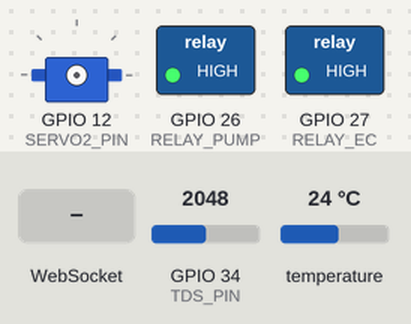
A sketch run on a simulated ESP32. On the bench: servo, switched loads named in the sketch (green lamp = pin HIGH). The test bench sets the inputs (shaded band); at power-on: GPIO 34 (TDS_PIN) = 2048, temperature 24 °C. WiFi joins after 1.5 s; servers stay silent unless stated; pins used as bus, display or sensor lines are not drawn.

Above: at 1.2 s.
1.3 s: WebSocket text "ROTATE_POD" received
At 2.22 s:
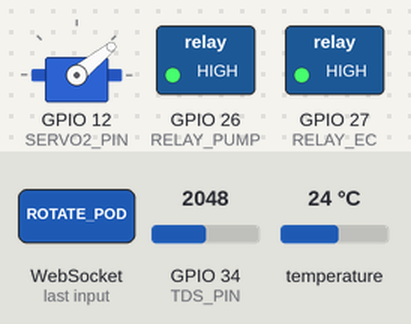
At 2.9 s:
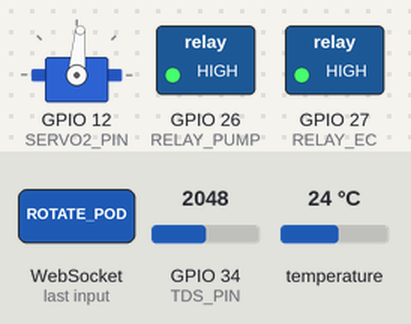
Timing chart, 0 to 8.3 s (numbered marks = the images above; inputs shaded):
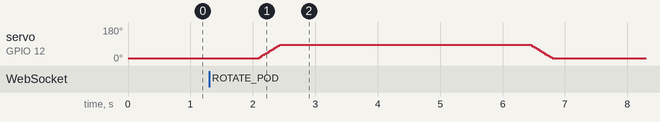

The sketch:

esp32-code.ino
```cpp
#include <WiFi.h>
#include <WebSocketsServer.h>
#include <ESP32Servo.h>
#include <OneWire.h>
#include <DallasTemperature.h>

// --- PINS ---
#define TDS_PIN         34
#define ONE_WIRE_BUS    4
#define RELAY_PUMP      26   // Active LOW relay channel 1: 12V Pump
#define RELAY_EC        27   // Active LOW relay channel 2: 12V Graphite/Mesh Electrodes
#define SERVO1_PIN      13   // Backpressure valve (20..70 deg)
#define SERVO2_PIN      12   // Carousel chute cutoff (15=OPEN, 85=CLOSED)
#define SERVO3_PIN      14   // Clean Tank B gate (15=OPEN, 85=CLOSED)
#define SERVO4_PIN      25   // Recirculate Tank A gate (15=OPEN, 85=CLOSED)
#define STEP_IN1        18
#define STEP_IN2        19
#define STEP_IN3        21
#define STEP_IN4        22
#define UNO_TX_PIN      17   // Connects to Arduino Uno Pin 10 (RX)
#define UNO_RX_PIN      16

const char* AP_SSID = "HYLEX_COMMAND_CENTER";
const char* AP_PASS = "hylex2026";

WebSocketsServer webSocket = WebSocketsServer(81);
OneWire oneWire(ONE_WIRE_BUS);
DallasTemperature tempSensor(&oneWire);
Servo servos[4];
const int servoPins[4] = {SERVO1_PIN, SERVO2_PIN, SERVO3_PIN, SERVO4_PIN};
int currentAngles[4]   = {20, 15, 85, 15};

enum SystemState {
  STATE_WAITING_CONNECT = 0, // Waiting for laptop WebSocket
  STATE_CONNECTED_STANDBY,   // Connected! Waiting for user to click START on laptop
  STATE_PRE_COAGULATION,     // Stage 1: 30s Electro-Coagulation in Tank A (Pump OFF, EC ON)
  STATE_ACTIVE_SEPARATION,   // Stage 2: Pump ON + Vortex + Edge-AI/Ollama Routing
  STATE_POD_ROTATING         // Indexing 3-Slot Carousel 120 deg
};

SystemState sysState = STATE_WAITING_CONNECT;
uint8_t connectedClients = 0;
unsigned long stateStartMs = 0;
unsigned long lastTelemetryMs = 0;
const unsigned long PRE_COAG_DURATION_MS = 30000; // 30 sec pre-coagulation before pumping

float currentTemp = 25.0;
float currentTDS  = 1450.0;
float podLoadPct  = 0.0;
int activePod     = 1;
String aiReason   = "Standby - Waiting for Web Start";

// Anti-brownout staggered servo mover: moves 1 servo smoothly, then detaches PWM
void moveServoSmooth(int idx, int targetAngle) {
  targetAngle = constrain(targetAngle, 15, 85);
  if (currentAngles[idx] == targetAngle) return;
  servos[idx].attach(servoPins[idx], 500, 2400);
  int step = (targetAngle > currentAngles[idx]) ? 3 : -3;
  for (int a = currentAngles[idx]; (step > 0) ? (a < targetAngle) : (a > targetAngle); a += step) {
    servos[idx].write(a);
    delay(15);
  }
  servos[idx].write(targetAngle);
  delay(120);
  servos[idx].detach(); // Stops holding current so TFT screen NEVER flickers/whites out!
  currentAngles[idx] = targetAngle;
  delay(150);           // Gap before next servo can move
}

void setRelays(bool pumpOn, bool ecOn) {
  digitalWrite(RELAY_PUMP, pumpOn ? LOW : HIGH);
  digitalWrite(RELAY_EC,   ecOn   ? LOW : HIGH);
}

void rotateCarousel120() {
  sysState = STATE_POD_ROTATING;
  moveServoSmooth(1, 85); // Pinch chute closed
  const int seq[8][4] = {
    {1,0,0,0},{1,1,0,0},{0,1,0,0},{0,1,1,0},
    {0,0,1,0},{0,0,1,1},{0,0,0,1},{1,0,0,1}
  };
  for (int s = 0; s < 3072; s++) {
    int p = s % 8;
    digitalWrite(STEP_IN1, seq[p][0]);
    digitalWrite(STEP_IN2, seq[p][1]);
    digitalWrite(STEP_IN3, seq[p][2]);
    digitalWrite(STEP_IN4, seq[p][3]);
    delayMicroseconds(1200);
  }
  digitalWrite(STEP_IN1, 0); digitalWrite(STEP_IN2, 0);
  digitalWrite(STEP_IN3, 0); digitalWrite(STEP_IN4, 0);
  activePod = (activePod % 3) + 1;
  podLoadPct = 0.0;
  moveServoSmooth(1, 15); // Reopen chute
  sysState = STATE_ACTIVE_SEPARATION;
}

void readSensors() {
  tempSensor.requestTemperatures();
  float t = tempSensor.getTempCByIndex(0);
  if (t > 5.0 && t < 60.0) currentTemp = t;

  // 10-sample median/average filter to stop TDS jumping
  long sum = 0;
  for (int i = 0; i < 10; i++) { sum += analogRead(TDS_PIN); delay(2); }
  float voltage = (sum / 10.0) * (3.3 / 4095.0);
  float ec25 = voltage / (1.0 + 0.02 * (currentTemp - 25.0));
  float rawTds = (133.42 * ec25 * ec25 * ec25 - 255.86 * ec25 * ec25 + 857.39 * ec25) * 0.5;
  if (rawTds > 50.0) currentTDS = (0.8 * currentTDS) + (0.2 * rawTds);
}

void onWebSocketEvent(uint8_t num, WStype_t type, uint8_t * payload, size_t length) {
  if (type == WStype_CONNECTED) {
    connectedClients++;
    if (sysState == STATE_WAITING_CONNECT) {
      sysState = STATE_CONNECTED_STANDBY;
      Serial2.println("EVENT:CONNECTED"); // Triggers 1-sec animation on Uno TFT!
    }
  } else if (type == WStype_DISCONNECTED) {
    if (connectedClients > 0) connectedClients--;
    if (connectedClients == 0) {
      setRelays(false, false);
      sysState = STATE_WAITING_CONNECT;
      Serial2.println("EVENT:WAITING");
    }
  } else if (type == WStype_TEXT) {
    String msg = String((char*)payload);
    if (msg.indexOf("START_PROCESS") >= 0) {
      sysState = STATE_PRE_COAGULATION;
      stateStartMs = millis();
      setRelays(false, true); // Stage 1: ONLY Electrodes ON, Pump OFF!
      aiReason = "Stage 1: Pre-Coagulating Mg/Ca Ions (30s)";
    } else if (msg.indexOf("STOP_PROCESS") >= 0) {
      setRelays(false, false);
      sysState = STATE_CONNECTED_STANDBY;
      aiReason = "Process Paused by Operator";
    } else if (msg.indexOf("OLLAMA_BACKPRESSURE:") >= 0) {
      int ang = msg.substring(msg.indexOf(":") + 1).toInt();
      moveServoSmooth(0, ang);
    } else if (msg.indexOf("ROTATE_POD") >= 0) {
      rotateCarousel120();
    }
  }
}

void setup() {
  Serial.begin(115200);
  Serial2.begin(9600, SERIAL_8N1, UNO_RX_PIN, UNO_TX_PIN);
  pinMode(RELAY_PUMP, OUTPUT); pinMode(RELAY_EC, OUTPUT);
  setRelays(false, false); // Everything OFF at boot!
  pinMode(STEP_IN1, OUTPUT); pinMode(STEP_IN2, OUTPUT);
  pinMode(STEP_IN3, OUTPUT); pinMode(STEP_IN4, OUTPUT);
  tempSensor.begin();

  WiFi.softAP(AP_SSID, AP_PASS);
  webSocket.begin();
  webSocket.onEvent(onWebSocketEvent);
  Serial2.println("EVENT:WAITING");
}

void loop() {
  webSocket.loop();

  // State machine transitions
  if (sysState == STATE_PRE_COAGULATION) {
    if (millis() - stateStartMs >= PRE_COAG_DURATION_MS) {
      sysState = STATE_ACTIVE_SEPARATION;
      setRelays(true, true); // Now turn ON Pump + keep Electrodes ON!
      aiReason = "Stage 2: Vortex Separation + AI Routing";
    }
  } else if (sysState == STATE_ACTIVE_SEPARATION) {
    if (currentTDS <= 500.0) {
      moveServoSmooth(3, 85); // Close recirculate
      moveServoSmooth(2, 15); // Open Clean Tank B
    } else {
      moveServoSmooth(2, 85); // Close Clean Tank B
      moveServoSmooth(3, 15); // Open recirculate to Tank A
    }
    podLoadPct = min(100.0f, podLoadPct + 0.4f);
    if (podLoadPct >= 100.0f) rotateCarousel120();
  }

  // Send telemetry every 500ms to Laptop WebSocket & Arduino Uno TFT
  if (millis() - lastTelemetryMs >= 500) {
    lastTelemetryMs = millis();
    readSensors();
    int coagRem = (sysState == STATE_PRE_COAGULATION)
                  ? max(0L, (long)(PRE_COAG_DURATION_MS - (millis() - stateStartMs)) / 1000L) : 0;

    // 1. Send compact line to Arduino Uno TFT
    Serial2.printf("DATA:%d,%.0f,%.1f,%d,%.0f,%d\n",
                   (int)sysState, currentTDS, currentTemp, activePod, podLoadPct, coagRem);

    // 2. Broadcast JSON to Laptop Web App & Ollama 1.5B Controller
    String json = "{\"state\":" + String((int)sysState) +
                  ",\"tds\":" + String(currentTDS, 1) +
                  ",\"temp\":" + String(currentTemp, 1) +
                  ",\"pod\":" + String(activePod) +
                  ",\"podLoad\":" + String(podLoadPct, 0) +
                  ",\"coagRemaining\":" + String(coagRem) +
                  ",\"servo1\":" + String(currentAngles[0]) +
                  ",\"aiReason\":\"" + aiReason + "\"}";
    webSocket.broadcastTXT(json);
  }
}
```

Measured:
- after the input at 1.3 s, servo on GPIO 12 (SERVO2_PIN): rises from 15° to 85° in 0.33 s, then falls to 15° in 4.4 s
